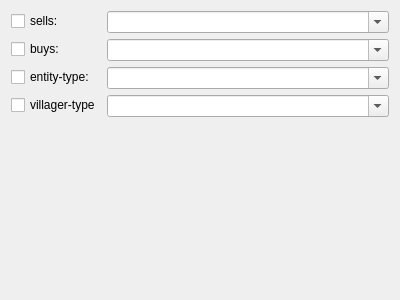
<?xml version="1.0" encoding="UTF-8"?>
<ui version="4.0">
 <class>SearchEntityPluginWidget</class>
 <widget class="QWidget" name="SearchEntityPluginWidget">
  <property name="geometry">
   <rect>
    <x>0</x>
    <y>0</y>
    <width>400</width>
    <height>300</height>
   </rect>
  </property>
  <property name="windowTitle">
   <string>Form</string>
  </property>
  <layout class="QVBoxLayout" name="verticalLayout">
   <item>
    <layout class="QFormLayout" name="formLayout">
     <item row="0" column="0">
      <widget class="QCheckBox" name="check_sells">
       <property name="text">
        <string>sells:</string>
       </property>
      </widget>
     </item>
     <item row="0" column="1">
      <widget class="QComboBox" name="cb_sells">
       <property name="editable">
        <bool>true</bool>
       </property>
      </widget>
     </item>
     <item row="1" column="0">
      <widget class="QCheckBox" name="check_buys">
       <property name="text">
        <string>buys:</string>
       </property>
      </widget>
     </item>
     <item row="2" column="0">
      <widget class="QCheckBox" name="check_entity_type">
       <property name="text">
        <string>entity-type:</string>
       </property>
      </widget>
     </item>
     <item row="3" column="0">
      <widget class="QCheckBox" name="check_villager_type">
       <property name="text">
        <string>villager-type</string>
       </property>
      </widget>
     </item>
     <item row="1" column="1">
      <widget class="QComboBox" name="cb_buys">
       <property name="editable">
        <bool>true</bool>
       </property>
      </widget>
     </item>
     <item row="2" column="1">
      <widget class="QComboBox" name="cb_entity_type">
       <property name="editable">
        <bool>true</bool>
       </property>
      </widget>
     </item>
     <item row="3" column="1">
      <widget class="QComboBox" name="cb_villager_type">
       <property name="editable">
        <bool>true</bool>
       </property>
      </widget>
     </item>
    </layout>
   </item>
  </layout>
 </widget>
 <resources/>
 <connections/>
</ui>
